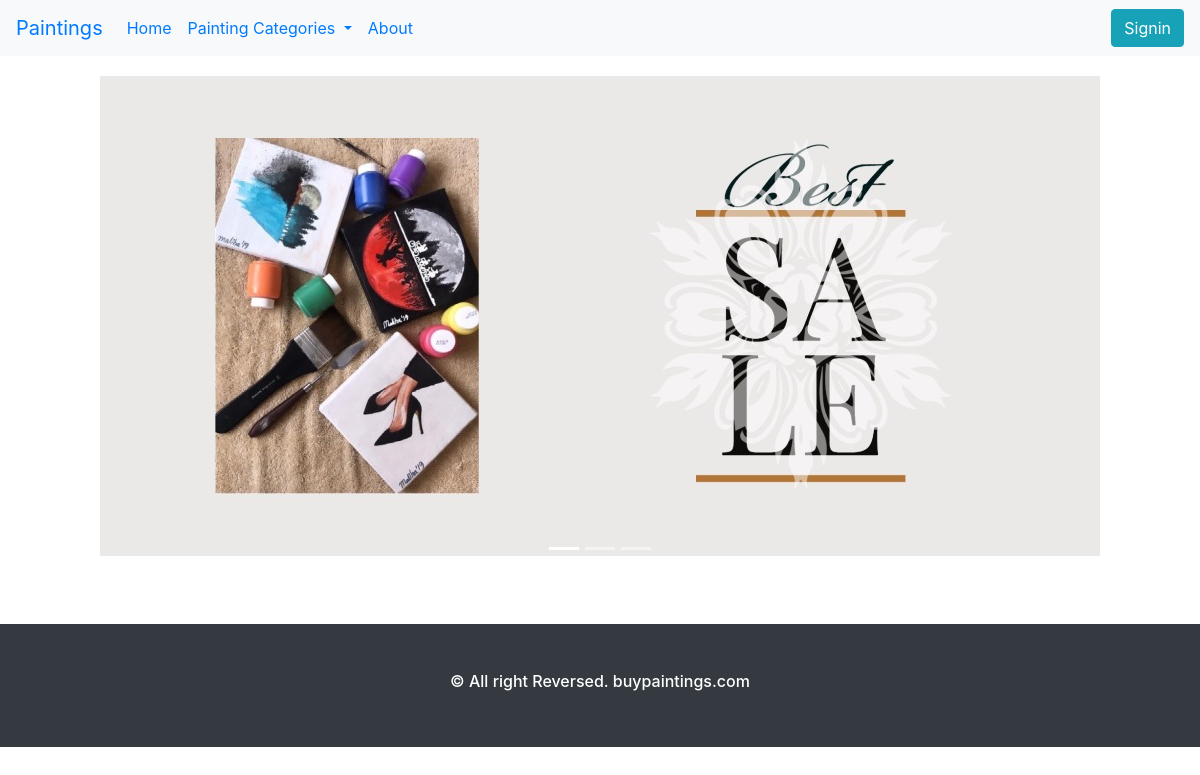
The app's page /, older data.
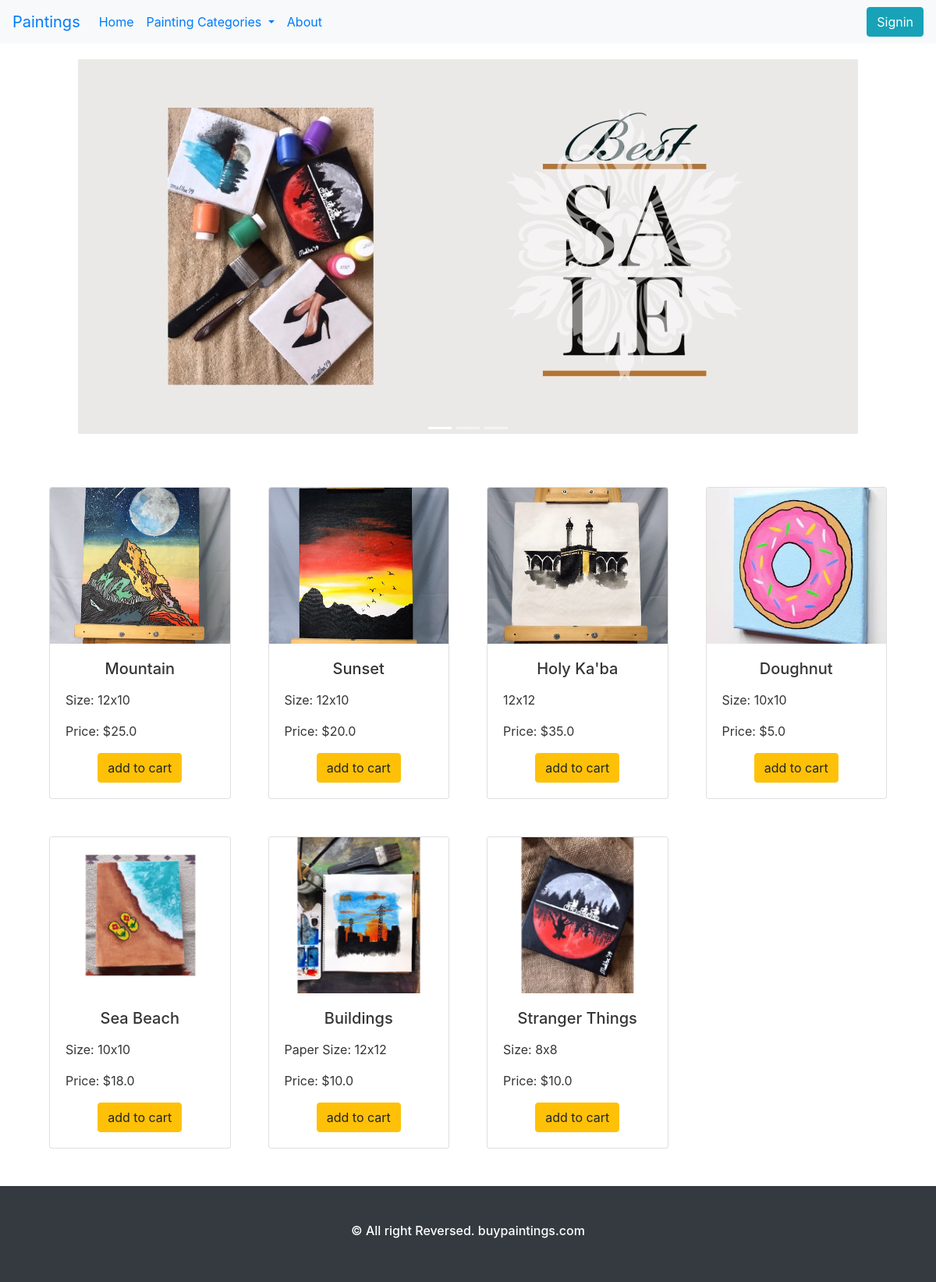
The same page, newer data.
### product/models.py (models this page shows, shortened)
class Product(models.Model):
    title = models.CharField(max_length=100, null=True)
    description = models.CharField(max_length=1000, null=True)
    product_image = models.ImageField(default="product.jpg", null=True)
    category = models.ForeignKey(Category, null=True, on_delete=models.CASCADE)
    price = models.FloatField('Price : $', null=True)
    date_created = models.DateTimeField(auto_now_add=True, null=True)

### home/views.py (the view)
# urls.py: path('', homeView, name='home'),
def homeView(request):
    product = Product.objects.all()
    return render(request, 'index.html', {'product': product})

### home/templates/index.html (shortened to what this page needs)
{% extends "base.html" %}
{%block content%}
{% load static %}
<div
id="carouselExampleIndicators"
class="carousel slide"
data-ride="carousel"
>
<ol class="carousel-indicators">
  <li
    data-target="#carouselExampleIndicators"
    data-slide-to="0"
    class="active"
  ></li>
  <li data-target="#carouselExampleIndicators" data-slide-to="1"></li>
  <li data-target="#carouselExampleIndicators" data-slide-to="2"></li>
</ol>
<div class="carousel-inner" role="listbox">
  <div class="carousel-item active">
    <img
      class="d-block w-100"
      src="{% static 'images/slide.jpg'%}"
      alt="First slide"
    />
  </div>
</div>
<a
  class="carousel-control-prev"
  href="#carouselExampleIndicators"
  role="button"
  data-slide="prev"
>
  <span class="carousel-control-prev-icon" aria-hidden="true"></span>
</a>
<a
  class="carousel-control-next"
  href="#carouselExampleIndicators"
  role="button"
  data-slide="next"
>
  <span class="carousel-control-next-icon" aria-hidden="true"></span>
</a>
</div>
<div class="container p-4">
  <div class="row row-cols-4">
    {% for i in product %}
    <div class="col p-4">
      <div class="card">
        <img src="{{ i.product_image.url }}" style="object-fit: cover;width: 100%;height: 200px;" class="card-img-top" alt="loading...">
        <div class="card-body">
          <h5 class="card-title text-center">{{i.title}}</h5>
          <p class="text-secondary"></p>{{i.description}}</p>
          <p class="text-secondary"></p>Price: ${{i.price}}</p>
          <div class="text-center">
            <a href="{% url 'cart' i.id %}" type="button" class="btn btn-warning">add to cart</a>
          </div>
        </div>
      </div>
    </div>
    {% endfor %}
  </div>
</div>
{%endblock content%}

### templates/base.html (shortened to what this page needs)
<!DOCTYPE html>
<html lang="en">
<head>
  {% load static %}
    <link rel="stylesheet" href="{% static 'css/style.css' %}">
    <link rel="stylesheet" href="https://stackpath.bootstrapcdn.com/bootstrap/4.5.2/css/bootstrap.min.css">
    <link rel="stylesheet" href="https://cdnjs.cloudflare.com/ajax/libs/font-awesome/5.15.1/css/all.min.css"/>
<link rel="stylesheet" href="https://stackpath.bootstrapcdn.com/font-awesome/4.7.0/css/font-awesome.min.css">
</head>
<body>
    <nav class="navbar navbar-expand-lg navbar-white bg-light">
        <a class="navbar-brand" href="#">Paintings</a>
        <div class="collapse navbar-collapse" id="navbarSupportedContent">
          <ul class="navbar-nav mr-auto">
            <li class="nav-item active">
              <a class="nav-link" href="{% url 'home' %}">Home <span class="sr-only">(current)</span></a>
            </li>
            <li class="nav-item dropdown">
              <a class="nav-link dropdown-toggle" href="#" id="navbarDropdown" role="button" data-toggle="dropdown" aria-haspopup="true" aria-expanded="false">
               Painting Categories
              </a>
            </li>
            <li class="nav-item">
                <a class="nav-link" href="#">About</a>
              </li>
          </ul>
          {% if user.is_authenticated %}
          <ul class="navbar-nav ml-auto nav-flex-icons">
            <li class="nav-item">
              <a href="{% url 'cart' %}" class="nav-link mr-3">1 <i style="font-size: 20px;" class="fas fa-cart-plus"></i></a>
            </li>
            <li class="nav-item">
              <p class="mt-2 mr-3">{{ request.user.first_name }}</p>
            </li>
            <li class="mt-2">
              <a style="padding: 3px 6px; display: block; background: rgb(231, 39, 39); border-radius: 8px;" class="nav-link text-white pb-2" href="{% url 'logout' %}"> Logout </a>
            </li>
            {% else %}
            <li class="nav-item btn btn-info">
              <a class="text-white" href="{% url 'signin' %}">Signin</a>
            </li>
          {% endif %}
        </div>
      </nav>
    {%block content%}
    {%endblock content%}
    <footer>
      <div class="p-0 m-0">
        <div class="bg-dark p-4 text-center">
            <p class="h6 p-4 text-white">© All right Reversed.<a class="text-white" href="#"> buypaintings.com</a></p>
        </div>
      </div>
    </footer>
</body>
</html>

### static/css/style.css (style rules this page uses)
* { padding: 0%; margin: 0%; scroll-behavior: smooth; color: #353535; }
.carousel-item img { padding: 20px 100px; width: 1000; height: 520px; object-fit: cover; }

Row changes from the older to the newer data that the page shows:
added Product: product_image (picture), title "Mountain", description "Size: 12x10", price "25.0"
added Product: product_image (picture), title "Sunset", description "Size: 12x10", price "20.0"
added Product: product_image (picture), title "Holy Ka'ba", description "12x12", price "35.0"
added Product: product_image (picture), title "Doughnut", description "Size: 10x10", price "5.0"
added Product: product_image (picture), title "Sea Beach", description "Size: 10x10", price "18.0"
added Product: product_image (picture), title "Buildings", description "Paper Size: 12x12", price "10.0"
added Product: product_image (picture), title "Stranger Things", description "Size: 8x8", price "10.0"
